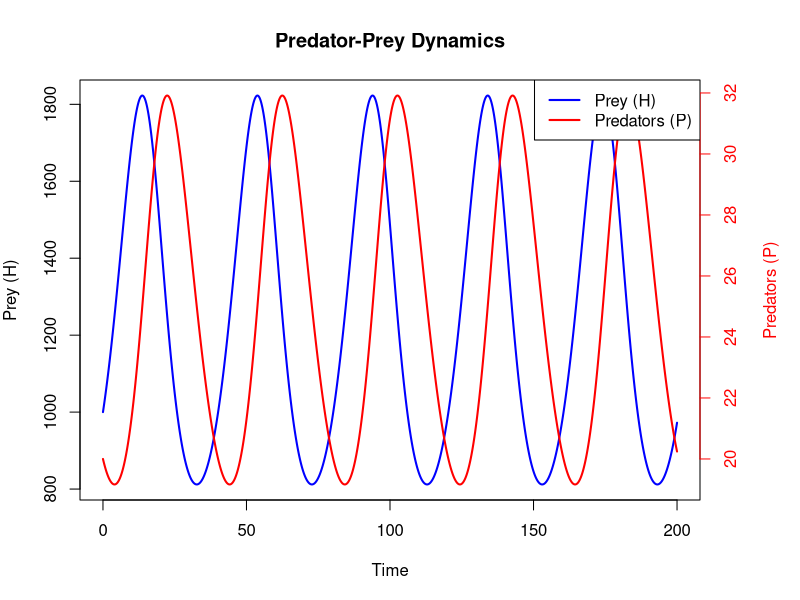
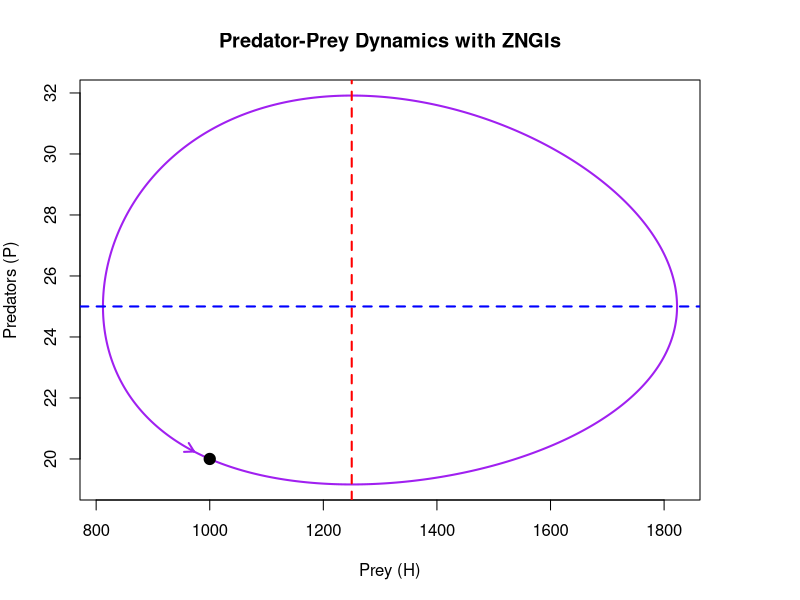

Reproduce these figures in R, in order.
## ---- chunk 1
library(deSolve)
## ---- chunk 2
predator_prey_model <- function(t, state, parameters) {
  with(as.list(c(state, parameters)), {
    dH <- r * H - a * H * P  # Prey growth equation
    dP <- c * H * P - d * P  # Predator growth equation
    
    list(c(dH, dP))
  })
}
## ---- chunk 3
parameters <- c(r = 0.25,    # Prey growth rate
                a = 0.01,    # Attack rate
                c = 0.00008, # Conversion efficiency
                d = 0.1)     # Predator death rate

initial_state <- c(H = 1000,  # Initial prey population
                   P = 20)    # Initial predator population
## ---- chunk 4
time <- seq(0, 200, by = 0.1)  # Time sequence
output <- ode(y = initial_state, times = time, func = predator_prey_model, parms = parameters)
output_df <- as.data.frame(output)
## ---- chunk 5
# Make room in the right-hand margin for the second axis label
par(mar = c(5, 4, 4, 5))

# Plot the prey population on the primary y-axis
plot(output_df$time, output_df$H, type = "l", col = "blue", lwd = 2, 
     ylab = "Prey (H)", xlab = "Time", main = "Predator-Prey Dynamics")

# Add the predator population on a secondary y-axis
par(new = TRUE)
plot(output_df$time, output_df$P, type = "l", col = "red", lwd = 2, 
     axes = FALSE, xlab = "", ylab = "")
axis(side = 4, col = "red", col.axis = "red")
mtext("Predators (P)", side = 4, line = 3, col = "red")

# Add legend
legend("topright", legend = c("Prey (H)", "Predators (P)"), 
       col = c("blue", "red"), lwd = 2)
## ---- chunk 6
plot(output_df$H, output_df$P, type = "l", col = "purple", lwd = 2, 
     xlab = "Prey (H)", ylab = "Predators (P)", 
     main = "Predator-Prey Dynamics with ZNGIs")

# Predator ZNGI: dP/dt = 0 when H = d / c (a vertical line)
abline(v = parameters["d"] / parameters["c"], col = "red",
       lwd = 2, lty = 2)
# Prey ZNGI: dH/dt = 0 when P = r / a (a horizontal line)
abline(h = parameters["r"] / parameters["a"], col = "blue", lwd = 2, lty = 2)

# Add point for initial population sizes
points(output_df$H[1], output_df$P[1], pch = 19, col = "black", cex = 1.5)

# Add a direction arrow only if the final step has visible movement.
n <- nrow(output_df)
step_inches <- c(
  diff(grconvertX(output_df$H[c(n - 1, n)], from = "user", to = "inches")),
  diff(grconvertY(output_df$P[c(n - 1, n)], from = "user", to = "inches"))
)
if (all(is.finite(step_inches)) && sqrt(sum(step_inches^2)) > 1e-3) {
  arrows(x0 = output_df$H[n - 1], y0 = output_df$P[n - 1],
         x1 = output_df$H[n], y1 = output_df$P[n],
         col = "purple", length = 0.1, lwd = 2)
}
